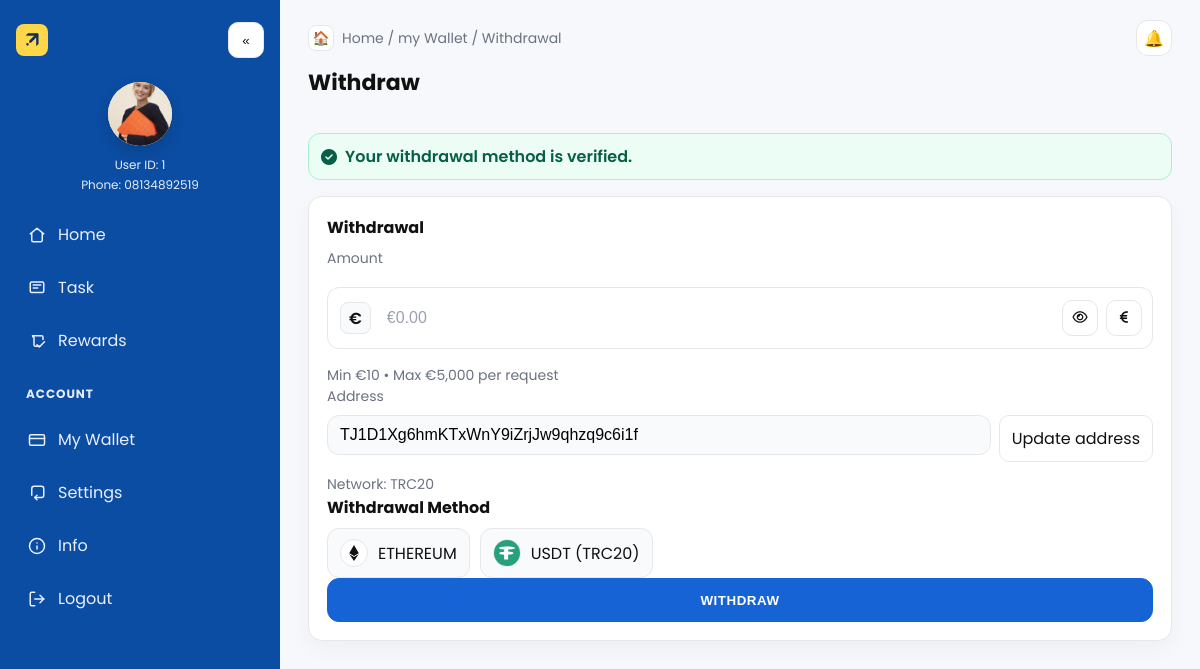
Page /wallet/user_withdrawal (signed in) on the committed database.
### main/models.py (models this page shows, shortened)
class CustomUser(AbstractUser):
    username = None
    phone = models.CharField(max_length=20, unique=True)
    invitation_code = models.CharField(max_length=50, blank=True, null=True)
    nickname   = models.CharField(max_length=50, blank=True)
    avatar     = models.ImageField(upload_to="avatars/%Y/%m/", blank=True, null=True)
    avatar_url = models.URLField(blank=True, null=True, validators=[URLValidator()])
    signup_ip = models.GenericIPAddressField(blank=True, null=True)
    signup_country = models.CharField(max_length=100, blank=True, null=True)
    last_login_ip = models.GenericIPAddressField(blank=True, null=True)
    last_login_country = models.CharField(max_length=100, blank=True, null=True)
    USERNAME_FIELD = "phone"
    REQUIRED_FIELDS = []
    objects = CustomUserManager()

class PayoutAddress(models.Model):
    user = models.ForeignKey(
        settings.AUTH_USER_MODEL,
        on_delete=models.CASCADE,
        related_name="payout_addresses"
    )
    label = models.CharField(max_length=64, blank=True)
    address_type = models.CharField(max_length=10, choices=AddressType.choices)
    address = models.CharField(max_length=128)
    is_verified = models.BooleanField(default=True)
    created_at = models.DateTimeField(auto_now_add=True)
    class Meta:
        constraints = [
            models.UniqueConstraint(
                fields=['user', 'address_type'],
                name='uniq_user_network_address'
            ),
        ]
        indexes = [
            models.Index(fields=['user', 'address_type']),
        ]

### main/views.py (the view)
# urls.py: path("wallet/user_withdrawal", views.withdrawal, name="withdrawal"),
@login_required
def withdrawal(request):
    wallet, _ = Wallet.objects.get_or_create(user=request.user)
    addresses = request.user.payout_addresses.order_by("-created_at")
    selected_id = request.GET.get("address")
    if selected_id:
        selected = addresses.filter(id=selected_id).first()
    else:
        selected = addresses.filter(is_verified=True).first()
    currency_options = [{"value": c.value, "label": c.label} for c in Currency]
    currency_choices = [(o["value"], o["label"]) for o in currency_options]
    DEFAULT_FIAT = "EUR"
    if request.method == "POST":
        form = WithdrawalForm(request.POST)
        form.fields["currency"].choices = currency_choices
        if form.is_valid():
            amt = form.cleaned_data["amount"]
            fiat_currency = form.cleaned_data.get("currency") or DEFAULT_FIAT
            method = request.POST.get("method")
            addr_id = form.cleaned_data.get("address_id") or (selected.id if selected else None)
            if not addr_id:
                messages.error(request, "Please add/select a payout address.")
                return redirect("withdrawal")
            address = get_object_or_404(PayoutAddress, id=addr_id, user=request.user)
            if not address.is_verified:
                messages.error(request, "Address not verified yet.")
                return redirect("withdrawal")
            amount_cents = cents(amt)
            if amount_cents > wallet.balance_cents:
                messages.error(request, "Insufficient balance.")
                return redirect("withdrawal")
            fee = WithdrawalForm.compute_fee(amt)
            try:
                _ = [m.value for m in Currency if m.value == fiat_currency][0]
                currency_value = fiat_currency
            except IndexError:
                currency_value = resolve_currency(method, selected)
            WithdrawalRequest.objects.create(
                user=request.user,
                amount_cents=amount_cents,
                currency=currency_value,   # now EUR/USD/GBP when user chooses it
                address=address,
                fee_cents=cents(fee),
                status="pending",
            )
            wallet.pending_cents += amount_cents
            wallet.balance_cents -= amount_cents
            wallet.save()
            messages.success(request, "Withdrawal submitted.")
            return redirect("withdrawal_success")
        else:
            messages.error(request, "Please correct the errors below.")
    else:
        form = WithdrawalForm(initial={"currency": DEFAULT_FIAT})
        form.fields["currency"].choices = currency_choices
    ctx = {
        "form": form,
        "method_verified": any(a.is_verified for a in addresses),
        "addresses": addresses,
        "selected": selected,
        "wallet": wallet,
        "currency_options": currency_options,
        "fiat_symbol": {"EUR":"€","USD":"$","GBP":"£"}.get(form["currency"].value() or DEFAULT_FIAT, "€"),
    }
    return render(request, "meta_search/withdrawal.html", ctx)

### templates/meta_search/withdrawal.html (shortened to what this page needs)
{% extends "base_user.html" %}
{% load static %}
{% block breadcrumb %}Home / my Wallet / Withdrawal{% endblock %}
{% block extra_head %}
  <link rel="stylesheet" href="{% static 'meta_search/withdrawal.css' %}">
  <link href="https://cdnjs.cloudflare.com/ajax/libs/font-awesome/6.5.0/css/all.min.css" rel="stylesheet">
{% endblock %}
{% block content %}
  <div class="page-with-mobile-back">
    <div class="page-header">
      <h1 class="page-title">Withdraw</h1>
    </div>
  </div>
<section class="wdw">
  <div class="shell">
    {% if method_verified %}
      <div class="banner">
        <i class="fa-solid fa-circle-check"></i>
        Your withdrawal method is verified.
      </div>
    {% endif %}
    <div class="card">
      <div class="inner grid">
        <form method="post" action="{% url 'withdrawal' %}" class="wdw-form">
          <div class="group">
            <div class="section-title">Withdrawal</div>
            <div class="muted" style="margin-bottom:10px">Amount</div>
            <div class="amount-wrap">
              <div class="ctrl">
                <span class="prefix" id="fiatPrefix">{{ fiat_symbol|default:"€" }}</span>
                <input
                  type="number"
                  name="amount"
                  id="amountInput"
                  value="{{ form.amount.value|default:'' }}"
                  min="0"
                  step="0.01"
                  placeholder="0.00"
                  required>
                <div class="btns">
                  <button type="button" class="iconbtn" data-eye title="Show/Hide"><i class="fa-regular fa-eye"></i></button>
                  <div class="currency-wrap">
                    <button type="button" class="iconbtn" id="currencyBtn" aria-haspopup="true" aria-expanded="false" title="Currency">
                      <i id="currencyIcon" class="fa-solid {% if form.currency.value == 'USD' %}fa-dollar-sign{% elif form.currency.value == 'GBP' %}fa-sterling-sign{% else %}fa-euro-sign{% endif %}"></i>
                    </button>
                  </div>
                </div>
              </div>
            </div>
            <div class="muted" id="minMax" style="margin-top:8px">
            </div>
          </div>
          <div class="group addr-wrap">
            <div class="muted">Address</div>
            {% if selected %}
              <div class="addr">
                <input type="text" value="{{ selected.address }}" readonly aria-label="Bound wallet address">
                <a href="{% url 'withdraw_add_address' %}" class="update-link">Update address</a>
              </div>
              <div class="muted" style="margin-top:4px">
                Network: {{ selected.network|default:"TRC20" }}
              </div>
            {% endif %}
          </div>
          <div class="group">
            <div class="section-title">Withdrawal Method</div>
            <div class="method">
              <label class="opt {% if method == 'crypto' %}active{% endif %}">
                <span class="bullet eth"><i class="fa-brands fa-ethereum" aria-hidden="true"></i></span>
                <span>ETHEREUM</span>
              </label>
              <label class="opt usdt {% if method == 'usdt_trc20' %}active{% endif %}">
                <span class="bullet tether" aria-hidden="true">
                </span>
                <span>USDT (TRC20)</span>
              </label>
            </div>
          </div>
          <div class="group">
            <button class="submit" type="submit">WITHDRAW</button>
          </div>
        </form>
      </div>
    </div>
  </div>
</section>
{% endblock %}

### templates/base_user.html (shortened to what this page needs)
{% load static %}
<!DOCTYPE html>
<html lang="en">
<head>
  <link rel="stylesheet" href="{% static 'meta_search/base_user_layout.css' %}">
  {% block extra_head %}{% endblock %}
</head>
<body>
  <div class="app {% block app_classes %}{% endblock %}" id="app">
    <aside class="sidebar" id="sidebar">
      <div class="brand">
        <a class="brand-button" href="{% url 'user_dashboard' %}" title="Dashboard">
          <img src="{% static 'meta_search/images/logo_emoji.png' %}" alt="Dashboard" style="width:20px; height:20px; vertical-align:middle;">
        </a>
        <button class="sb-toggle sb-toggle-desktop" id="sbToggleDesktop" aria-label="Collapse menu" title="Collapse">«</button>
      </div>
      {% static 'meta_search/images/avatar-placeholder.png' as avatar_placeholder %}
      <div class="profile"
           title="{{ request.user.nickname|default:request.user.get_full_name|default:request.user.username }}">
        <div class="avatar">
          {% if request.user.avatar %}
            <img src="{{ request.user.avatar.url }}" alt="User avatar" width="48" height="48" loading="lazy" onerror="this.src='{{ avatar_placeholder }}'">
          {% elif request.user.avatar_url %}
            <img src="{{ request.user.avatar_url }}" alt="User avatar" width="48" height="48" loading="lazy" onerror="this.src='{{ avatar_placeholder }}'">
          {% else %}
            <img src="{{ avatar_placeholder }}" alt="User avatar" width="48" height="48" loading="lazy">
          {% endif %}
          <span class="status-dot"></span>
        </div>
        <div class="meta">
          <div class="id">User ID: {{ request.user.id }}</div>
          <div class="phone">Phone: {{ request.user.phone|default:'-' }}</div>
        </div>
      </div>
      <nav class="nav" aria-label="Sidebar">
        <a class="link {% if active_page == 'home' %}active{% endif %}" href="{% url 'user_dashboard' %}" title="Home">
          <svg viewBox="0 0 24 24" width="18" height="18" fill="none" stroke="currentColor" stroke-width="2" stroke-linecap="round" stroke-linejoin="round"><path d="M3 10.5 12 3l9 7.5"/><path d="M5 10v9a2 2 0 0 0 2 2h10a2 2 0 0 0 2-2v-9"/></svg>
          <span class="label">Home</span>
        </a>
        <a class="link {% if active_page == 'task' %}active{% endif %}" href="#" title="Task">
          <svg viewBox="0 0 24 24" width="18" height="18" fill="none" stroke="currentColor" stroke-width="2" stroke-linecap="round" stroke-linejoin="round"><rect x="3" y="4" width="18" height="14" rx="2"/><path d="M7 8h10M7 12h6"/></svg>
          <span class="label">Task</span>
        </a>
        <a class="link {% if active_page == 'rewards' %}active{% endif %}" href="#" title="Rewards">
          <svg viewBox="0 0 24 24" width="18" height="18" fill="none" stroke="currentColor" stroke-width="2" stroke-linecap="round" stroke-linejoin="round"><path d="m12 17 3 3 7-7"/><path d="M20 10V7a2 2 0 0 0-2-2H6a2 2 0 0 0 2 2v10a2 2 0 0 0 2 2h6"/></svg>
          <span class="label">Rewards</span>
        </a>
        <h6>Account</h6>
        <a class="link {% if active_page == 'wallet' %}active{% endif %}" href="{% url 'wallet' %}" title="My Wallet">
          <svg viewBox="0 0 24 24" width="18" height="18" fill="none" stroke="currentColor" stroke-width="2" stroke-linecap="round" stroke-linejoin="round"><rect x="2" y="5" width="20" height="14" rx="2"/><path d="M2 10h20"/></svg>
          <span class="label">My Wallet</span>
        </a>
        <a class="link {% if active_page == 'settings' %}active{% endif %}" href="{% url 'profile_settings' %}" title="Settings">
          <svg viewBox="0 0 24 24" width="18" height="18" fill="none" stroke="currentColor" stroke-width="2" stroke-linecap="round" stroke-linejoin="round"><path d="M12 15l-3 3 3 3"/><path d="M9 18h9a3 3 0 0 0 3-3V6a3 3 0 0 0-3-3H8a3 3 0 0 0-3 3v9"/></svg>
          <span class="label">Settings</span>
        </a>
        <a class="link {% if active_page == 'info' %}active{% endif %}" href="{% url 'info_index' %}" title="Info">
          <svg viewBox="0 0 24 24" width="18" height="18" fill="none" stroke="currentColor" stroke-width="2" stroke-linecap="round" stroke-linejoin="round"><circle cx="12" cy="12" r="10"/><path d="M12 16v-4M12 8h.01"/></svg>
          <span class="label">Info</span>
        </a>
        <div class="bottom">
          <a class="link" href="{% url 'signout' %}" title="Logout">
            <svg viewBox="0 0 24 24" width="18" height="18" fill="none" stroke="currentColor" stroke-width="2" stroke-linecap="round" stroke-linejoin="round"><path d="M9 21H5a2 2 0 0 1-2-2V5a2 2 0 0 1 2-2h4"/><polyline points="16 17 21 12 16 7"/><line x1="21" y1="12" x2="9" y2="12"/></svg>
            <span class="label">Logout</span>
          </a>
        </div>
      </nav>
    </aside>
    <main class="main">
      <div class="topbar">
        <div class="breadcrumb">
          <span class="crumb-home">🏠</span>
          <span class="dreadcrumb">
            {% block breadcrumb %}Home / setting / my wallet{% endblock %}
          </span>
        </div>
        <div class="bell" title="Announcements">
          <a href="{% url 'announcements' %}" aria-label="Announcements">🔔</a>
        </div>
      </div>
      {% block content %}{% endblock %}
    </main>
  </div>
</body>
</html>

### rows in the picture
CustomUser: user.avatar (picture), user.id "1", user.phone "08134892519"
PayoutAddress: address "TJ1D1Xg6hmKTxWnY9iZrjJw9qhzq9c6i1f", network "TRC20"
